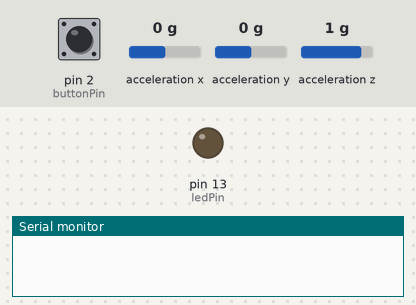
This sketch was run on a simulated Arduino Uno, built with avr-gcc and run on an emulated ATmega328P. On the bench: output pins drawn as LEDs (lit = HIGH), the last lines printed to the serial monitor. Dashed ring = blinking. The inputs (shaded band) are chosen by the test bench; at power-on: pin 2 (buttonPin) HIGH, acceleration x 0 g, acceleration y 0 g, acceleration z 1 g.

Above: at 1.2 s.
1.3 s: pin 2 (buttonPin) pulled LOW for 1 s
At 1.65 s:
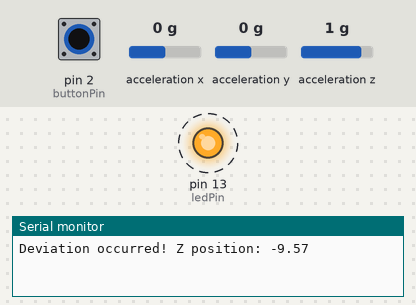
3.9 s: pin 2 (buttonPin) pulled LOW for 0.15 s
At 5.1 s:
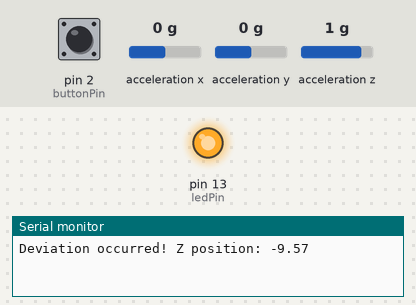
5.6 s: pin 2 (buttonPin) pulled LOW for 3.2 s
At 9.5 s:
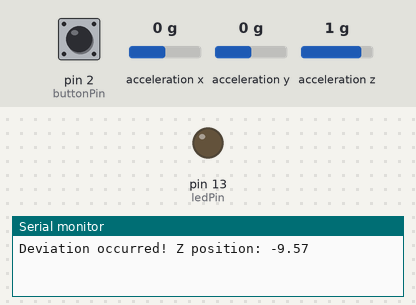
Timing chart, 0 to 11.0 s (numbered marks = the images above; inputs shaded):
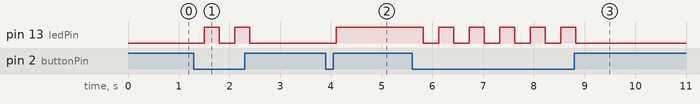

The sketch:

Sensor_Pen.ino
```cpp
#include <Wire.h>
#include <Adafruit_Sensor.h>
#include <Adafruit_ADXL345_U.h>
#include <math.h>

// Constants
const int ledPin = 13;       // Pin for the red LED
const int buttonPin = 2;     // Pin for the push button

// Variables
float zPos = 0.0;            // Z position coordinate
unsigned long prevTime = 0;  // Previous time
bool deviationOccurred = false;  // Flag to track deviation occurrence
bool isPowerOn = false;      // Flag to track power state

// Initialize accelerometer
Adafruit_ADXL345_Unified accel = Adafruit_ADXL345_Unified(12345);

// Conversion factor for rotated orientation
const float angleRad = 150 * (PI / 180.0);  // Convert angle to radians
const float cosAngle = cos(angleRad);
const float sinAngle = sin(angleRad);

void setup() {
  // Initialize Serial Monitor
  Serial.begin(9600);

  // Initialize LED pin
  pinMode(ledPin, OUTPUT);
  digitalWrite(ledPin, LOW);  // Turn off LED initially

  // Initialize push button pin
  pinMode(buttonPin, INPUT_PULLUP);

  // Initialize accelerometer
  if (!accel.begin()) {
    Serial.println("Could not find a valid ADXL345 sensor, check wiring!");
    while (1);
  }

  // Set the initial reference time
  prevTime = millis();
}

void loop() {
  // Check if the button is pressed to toggle power supply
  if (digitalRead(buttonPin) == LOW) {
    isPowerOn = !isPowerOn;  // Toggle power state
    delay(200);  // Debounce delay
  }

  // Check the power state
  if (isPowerOn) {
    // Read accelerometer values
    sensors_event_t event;
    accel.getEvent(&event);

    // Rotate acceleration readings and convert to position change
    float accelY = event.acceleration.y * cosAngle - event.acceleration.z * sinAngle;
    float accelZ = event.acceleration.y * sinAngle + event.acceleration.z * cosAngle;

    // Calculate time difference
    unsigned long currentTime = millis();
    float deltaTime = (currentTime - prevTime) / 1000.0;  // Convert to seconds

    // Update position coordinate using integration
    zPos += (accelZ * deltaTime * deltaTime) / 2.0;

    // Check for deviation perpendicular to the writing direction
    if (abs(accelZ) > 4.0) {
      digitalWrite(ledPin, HIGH);  // Turn on LED to indicate deviation
      if (!deviationOccurred) {
        // Print position coordinate if deviation just occurred
        Serial.print("Deviation occurred! Z position: ");
        Serial.println(zPos);
        deviationOccurred = true;
      }
    } else {
      digitalWrite(ledPin, LOW);   // Turn off LED
      deviationOccurred = false;   // Reset deviation flag
    }

    // Update previous time
    prevTime = currentTime;
  } else {
    // Turn off LED and reset position when power is off
    digitalWrite(ledPin, LOW);
    zPos = 0.0;
  }

  delay(100);  // Adjust delay as needed
}
```

Measured:
- after the input at 1.3 s, pin 13 (ledPin): alternates HIGH for 0.30 s and LOW for 0.30 s, 4 changes in all, then stays LOW, starting after 0.20 s
- after the input at 3.9 s, pin 13 (ledPin): LOW → HIGH after 0.21 s
- after the input at 5.6 s, pin 13 (ledPin): alternates HIGH for 0.30 s and LOW for 0.30 s, 11 changes in all, then stays LOW, starting after 0.22 s
